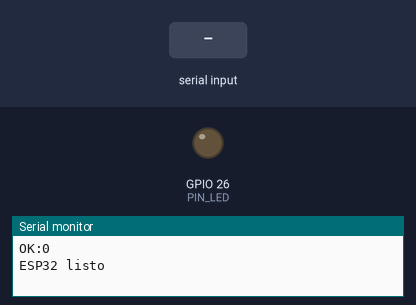
Bench run of a sketch on a simulated ESP32. Parts: output pins drawn as LEDs (lit = HIGH), the last lines printed to the serial monitor. The inputs (shaded band) are chosen by the test bench.

Above: at 1.2 s.
1.3 s: "1\n" received over Serial
At 2.4 s:
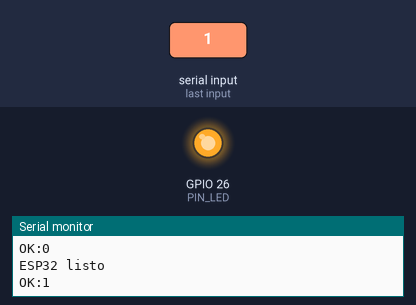
2.8 s: "0\n" received over Serial
At 3.6 s:
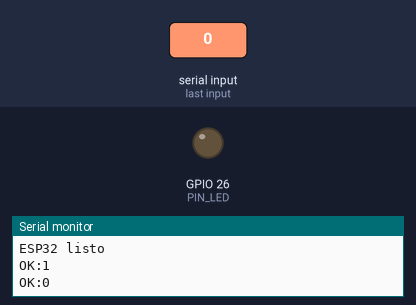
4.3 s: "ON\n" received over Serial
At 4.7 s:
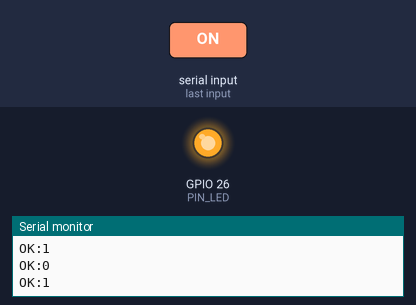
Timing chart, 0 to 7.3 s (numbered marks = the images above; inputs shaded):
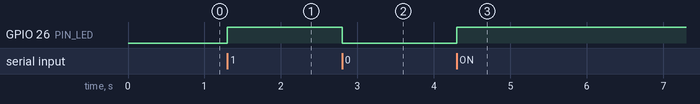

The sketch:

esp32_foco.ino
```cpp
/*
  LED controlado por gestos de la mano - ESP32
  --------------------------------------------
  Recibe por USB (puerto serie, 115200 baudios) los comandos que envía el notebook:
    "1" o "ON"  -> enciende el LED
    "0" o "OFF" -> apaga el LED
  y responde "OK:1" / "OK:0".

  Conexión del LED externo:
    GPIO 26 -> resistencia de 220 ohm -> pata LARGA del LED (ánodo, +)
    pata CORTA del LED (cátodo, -)     -> GND del ESP32

  No conectes nada a los pines CLK, SD0, SD1, SD2, SD3 ni CMD (son de la memoria flash).
*/

const int PIN_LED = 26;  // pin donde está conectado el LED externo

String comando = "";

void ponerLed(bool encendido) {
  digitalWrite(PIN_LED, encendido ? HIGH : LOW);
  Serial.println(encendido ? "OK:1" : "OK:0");
}

void setup() {
  Serial.begin(115200);
  pinMode(PIN_LED, OUTPUT);
  ponerLed(false);  // arrancar con el LED apagado
  Serial.println("ESP32 listo");
}

void loop() {
  while (Serial.available()) {
    char c = Serial.read();
    if (c == '\n' || c == '\r') {
      comando.trim();
      comando.toUpperCase();
      if (comando == "1" || comando == "ON") {
        ponerLed(true);
      } else if (comando == "0" || comando == "OFF") {
        ponerLed(false);
      } else if (comando.length() > 0) {
        Serial.println("ERROR: comando desconocido -> " + comando);
      }
      comando = "";
    } else if (comando.length() < 20) {
      comando += c;
    }
  }
}
```

Measured:
- after the input at 1.3 s, GPIO 26 (PIN_LED): LOW → HIGH at once
- after the input at 2.8 s, GPIO 26 (PIN_LED): HIGH → LOW at once
- after the input at 4.3 s, GPIO 26 (PIN_LED): LOW → HIGH at once
